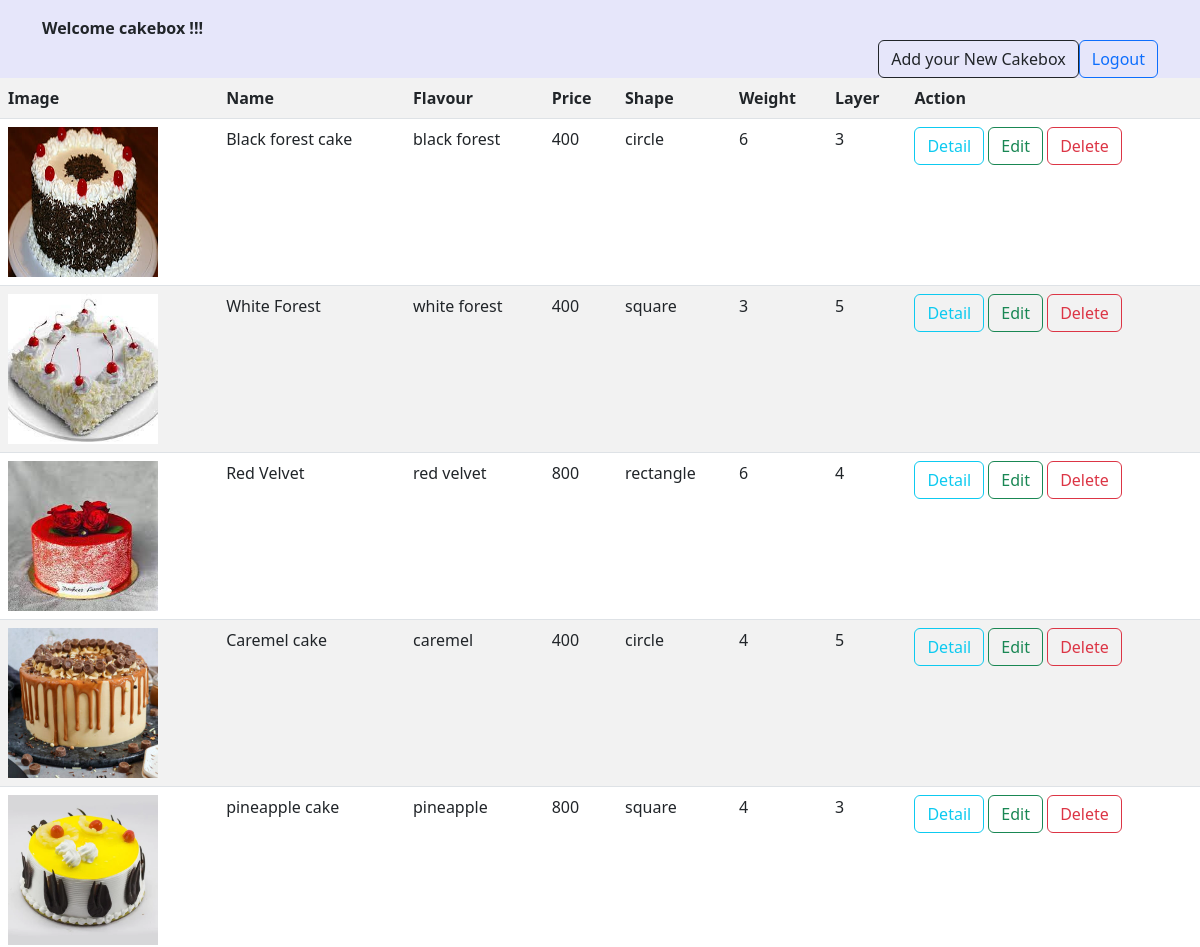
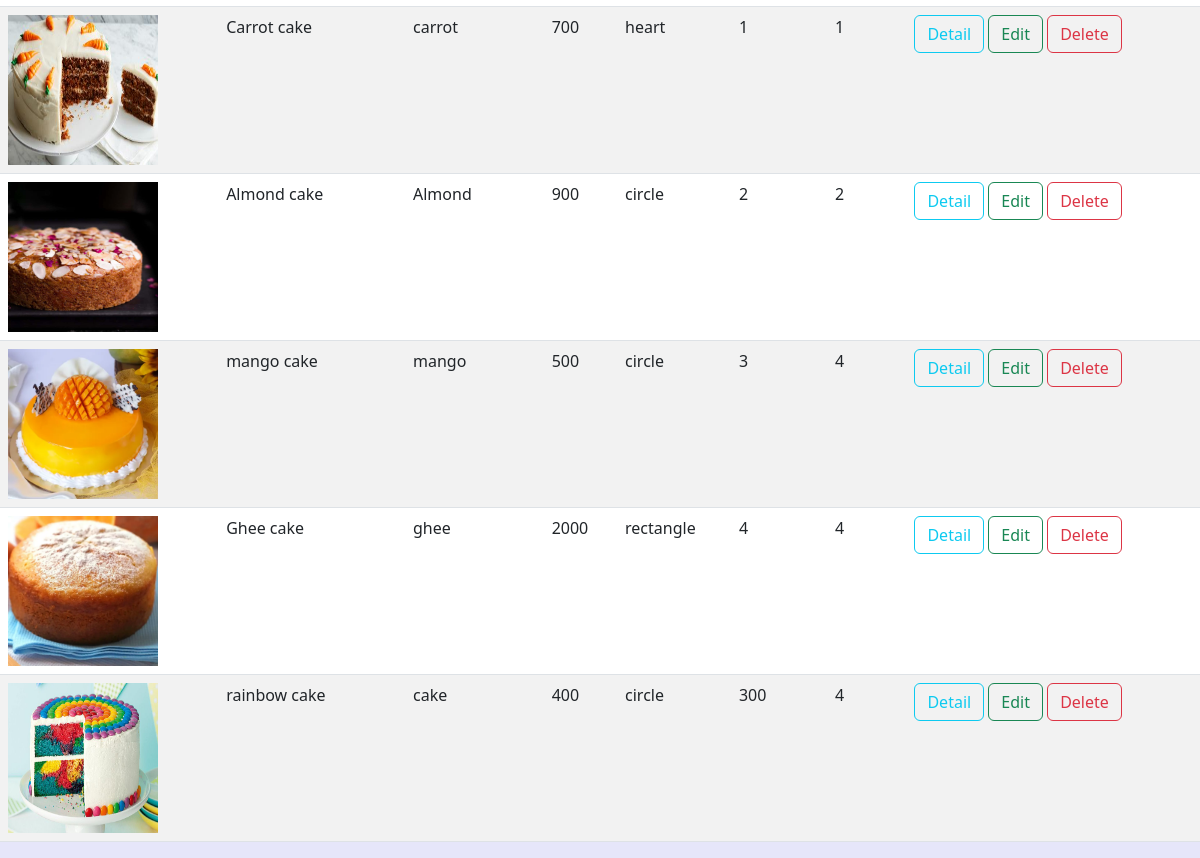
/cake/all/ (signed in), run on the app's committed database (2 pictures, top to bottom).
### myapp/models.py (models this page shows, shortened)
class Cakebox(models.Model):
    user=models.ForeignKey(User,on_delete=models.CASCADE)
    name=models.CharField(max_length=200)
    flavour=models.CharField(max_length=200)
    price=models.CharField(max_length=200)
    shape=models.CharField(max_length=200)
    weight=models.CharField(max_length=200)
    image=models.ImageField(upload_to="images",null=True,blank=True)
    layer=models.CharField(max_length=200)

### myapp/views.py (the view)
# urls.py: path("cake/all/",views.CakeboxListView.as_view(),name="cake-list"),
class CakeboxListView(View):
    def get(self,request,*args,**kwargs):
        qs=Cakebox.objects.all()
        return render(request,"cake-list.html",{"cakes":qs})

### myapp/templates/cake-list.html (shortened to what this page needs)
<!DOCTYPE html>
<html lang="en">
<head>
    <link href="https://cdn.jsdelivr.net/npm/bootstrap@5.3.0-alpha1/dist/css/bootstrap.min.css" rel="stylesheet">
</head>
<body style="background-color:lavender ;">
    <div class="container mt-3">
        <div class="d-flex justify-content-right">
           <b> Welcome {{request.user}} !!!</b></div>
            <div class="d-flex justify-content-end">
            <a href="{%url 'cake-add'%}" class="btn btn-outline-dark">Add your New Cakebox</a>
            <a href="{%url 'signout'%}"class="btn btn-outline-primary"> Logout</a>
        </div></div>
        <table class="table table-striped">
            <tr>
                <th>Image</th>
                <th>Name</th>
                <th>Flavour</th>
                <th>Price</th>
                <th>Shape</th>
                <th>Weight</th>
                <th>Layer</th>
                <th>Action</th>
            </tr>
            {%for ca in cakes%}
            <tr>
                {%if ca.image%}
                <td>
                    <img src="{{ca.image.url}}" width="150px" height="150px">
            </td>
            {%endif%}
                <td>{{ca.name}}</td>
                <td>{{ca.flavour}}</td>
                 <td>{{ca.price}}</td>
                 <td>{{ca.shape}}</td>
                 <td>{{ca.weight}}</td>
                 <td>{{ca.layer}}</td>
                 <td>
                    <a href="{%url 'cake-detail' ca.id%}" class="btn btn-outline-info">Detail</a>
                    <a href="{%url 'cake-edit' ca.id%}"class="btn btn-outline-success">Edit</a>
                    <a href="{%url 'cake-delete' ca.id%}"class=" btn btn-outline-danger">Delete</a>
                 </td>
             </tr>
             {%endfor%}
        </table>
</body>
</html>

### data on the page
Cakebox: image (picture), name "Black forest cake", flavour "black forest", price "400", shape "circle", weight "6", layer "3"
Cakebox: image (picture), name "White Forest", flavour "white forest", price "400", shape "square", weight "3", layer "5"
Cakebox: image (picture), name "Red Velvet", flavour "red velvet", price "800", shape "rectangle", weight "6", layer "4"
Cakebox: image (picture), name "Caremel cake", flavour "caremel", price "400", shape "circle", weight "4", layer "5"
Cakebox: image (picture), name "pineapple cake", flavour "pineapple", price "800", shape "square", weight "4", layer "3"
Cakebox: image (picture), name "Carrot cake", flavour "carrot", price "700", shape "heart", weight "1", layer "1"
Cakebox: image (picture), name "Almond cake", flavour "Almond", price "900", shape "circle", weight "2", layer "2"
Cakebox: image (picture), name "mango cake", flavour "mango", price "500", shape "circle", weight "3", layer "4"
Cakebox: image (picture), name "Ghee cake", flavour "ghee", price "2000", shape "rectangle", weight "4", layer "4"
Cakebox: image (picture), name "rainbow cake", flavour "cake", price "400", shape "circle", weight "300", layer "4"

### other printed values
{{ request.user }} "cakebox"
